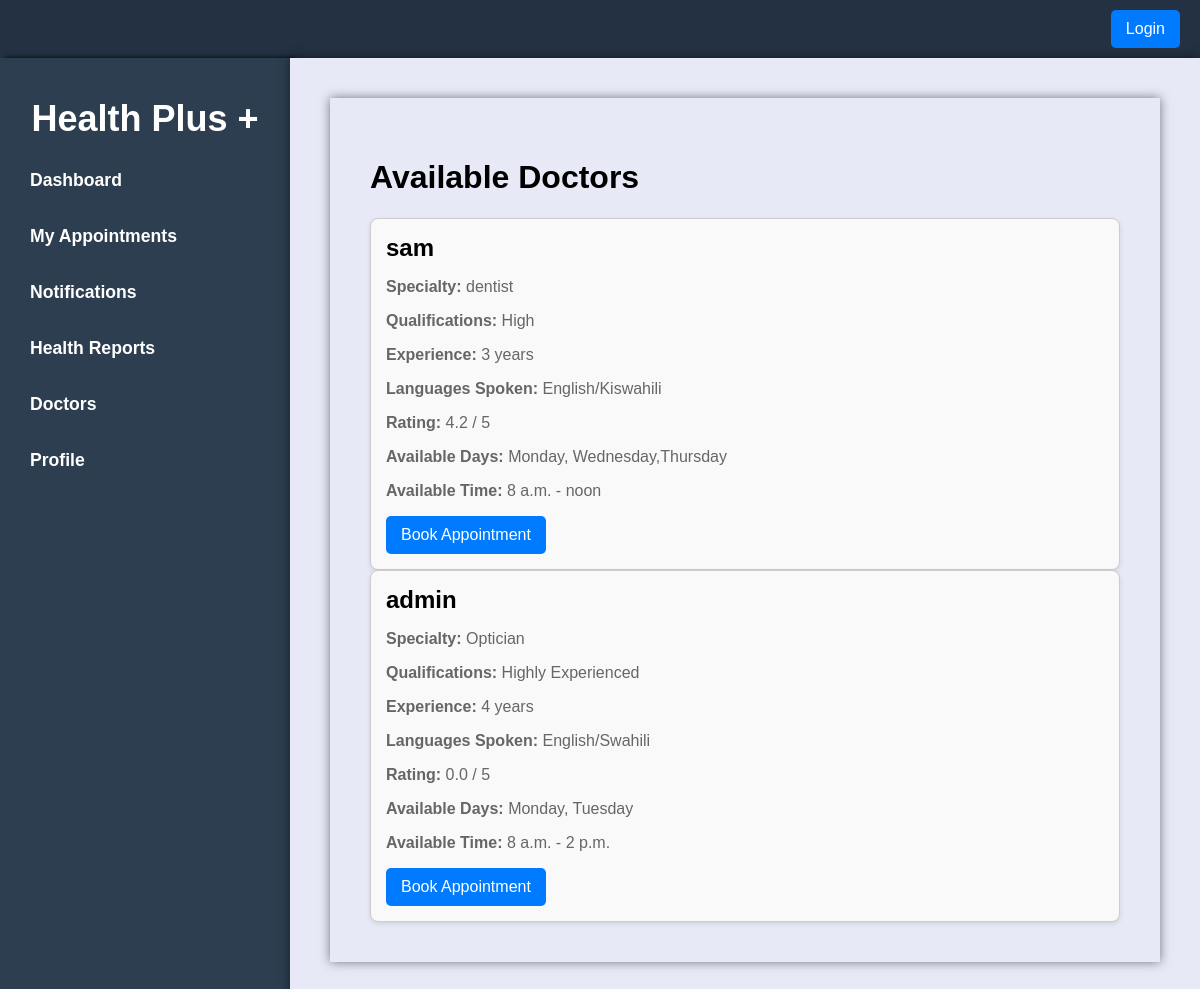
The app's page /doctors/ with its own data.
### booking/models.py (models this page shows, shortened)
class Doctor(models.Model):
    user = models.OneToOneField(User, on_delete=models.CASCADE)
    specialty = models.CharField(max_length=100)
    qualifications = models.TextField()
    experience_years = models.PositiveIntegerField()
    languages_spoken = models.CharField(max_length=100, blank=True)
    rating = models.FloatField(default=0.0)
    available_days = models.CharField(max_length=100)
    available_time_start = models.TimeField()
    available_time_end = models.TimeField()

### booking/views.py (the view)
# urls.py: path('doctors/', views.list_doctors, name='list_doctors'),
def list_doctors(request):
    doctors = Doctor.objects.all()
    return render(request, 'doctors/doctors_list.html', {'doctors': doctors})

### booking/templates/doctors/doctors_list.html (shortened to what this page needs)
{% extends 'index.html' %}
{% load static %}
{% block content %}
<div class="container">
    <h1>Available Doctors</h1>
    {% if doctors %}
        <div class="doctor-list">
            {% for doctor in doctors %}
                <div class="doctor-card">
                    <h2>{{ doctor.user.username }}</h2>
                    <p><strong>Specialty:</strong> {{ doctor.specialty }}</p>
                    <p><strong>Qualifications:</strong> {{ doctor.qualifications }}</p>
                    <p><strong>Experience:</strong> {{ doctor.experience_years }} years</p>
                    <p><strong>Languages Spoken:</strong> {{ doctor.languages_spoken|default:"Not specified" }}</p>
                    <p><strong>Rating:</strong> {{ doctor.rating }} / 5</p>
                    <p><strong>Available Days:</strong> {{ doctor.available_days }}</p>
                    <p><strong>Available Time:</strong> {{ doctor.available_time_start }} - {{ doctor.available_time_end }}</p>
                    <a class="btn btn-primary" href="{% url 'appointmentBooking' %}">Book Appointment</a>
                </div>
            {% endfor %}
        </div>
    {% else %}
        <p>No doctors available at the moment.</p>
    {% endif %}
</div>
{% endblock %}

### booking/static/css/style.css (style rules this page uses)
body { margin: 0; padding: 0; background-color: #e3e3e3; font-family: 'Arial', sans-serif; width: 100%; position:fixed; }
.container { flex: 1; padding: 40px; background-color: #e7eaf6; overflow-y: auto; box-shadow: 0 0 10px rgba(0, 0, 0, 0.5); }

### booking/templates/index.html (style rules this page uses)
p { color: #666; font-size: 16px; }

### records on screen
Doctor: user.username "sam", specialty "dentist", qualifications "High", experience_years "3", languages_spoken "English/Kiswahili", rating "4.2", available_days "Monday, Wednesday,Thursday", available_time_start "8 a.m.", available_time_end "noon"
Doctor: user.username "admin", specialty "Optician", qualifications "Highly Experienced", experience_years "4", languages_spoken "English/Swahili", rating "0.0", available_days "Monday, Tuesday", available_time_start "8 a.m.", available_time_end "2 p.m."
